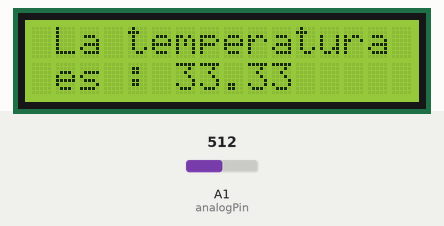
This sketch was run on a simulated Arduino Uno, built with avr-gcc and run on an emulated ATmega328P. Shown: 16×2 character LCD. The test bench sets the inputs (shaded band); at power-on: A1 (analogPin) = 512.

Above: at 1.2 s.
1.3 s: A1 (analogPin) set to 716
At 2.0 s:
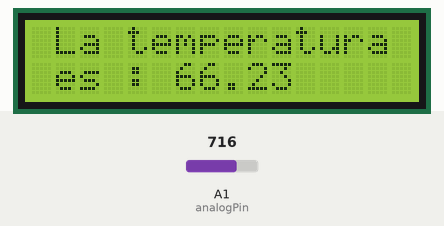
2.8 s: A1 (analogPin) set to 900
At 3.9 s:
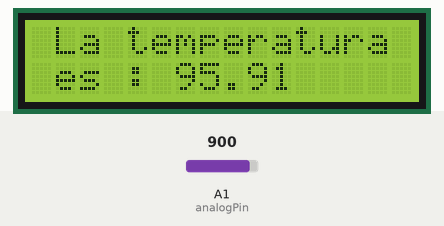
4.3 s: A1 (analogPin) set to 916
At 4.7 s:
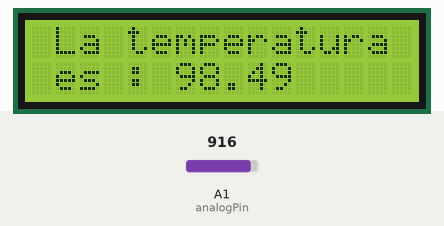
7.3 s: A1 (analogPin) set to 940
At 8.6 s:
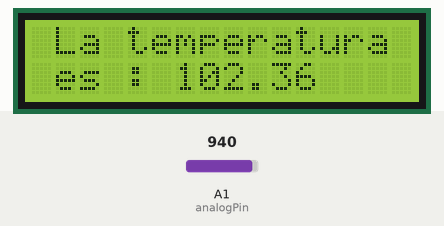
Timing chart, 0 to 9.8 s (numbered marks = the images above; inputs shaded):
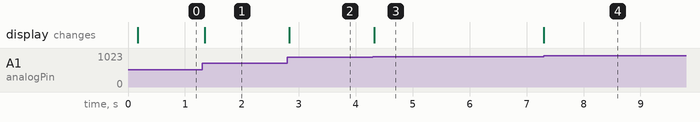

Measured:
- after the input at 1.3 s, the display: changes after 0.05 s (image 1)
- after the input at 2.8 s, the display: changes at once (image 2)
- after the input at 4.3 s, the display: changes at once (image 3)
- after the input at 7.3 s, the display: changes at once (image 4)

The sketch:

Temperature_sensor.ino
```cpp
#include <LiquidCrystal.h>


LiquidCrystal lcd(12, 11, 5, 4, 3, 2);
int analogPin = A1;
float temp = 0;
float volt = 0;
int adc=0;

void setup() {
  lcd.begin(16, 2);
}

void loop() {

  lcd.clear();
  lcd.setCursor(1, 0);
  lcd.print("Tecnologico de");
  lcd.setCursor(3, 1);
  lcd.print("Monterrey");


  while(true){
  delay(100);
  lcd.clear();
  lcd.setCursor(1,0);
  lcd.print("La temperatura ");
  lcd.setCursor(1,1);
  lcd.print("es : ");
  lcd.setCursor(6,1);
  adc = analogRead(analogPin);
  volt = adc*5.000/1023.000;
  temp = (33.0)*(volt-2.25)+25;
  lcd.print(temp);
  }
}
```
